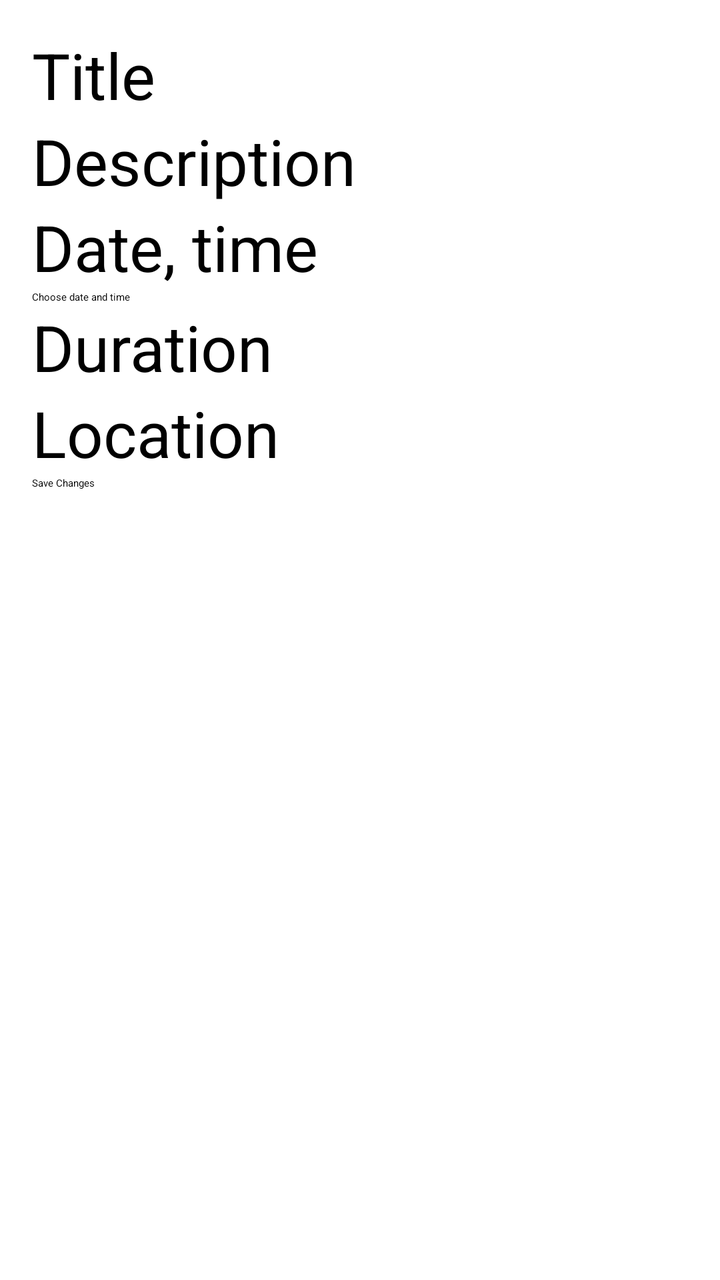
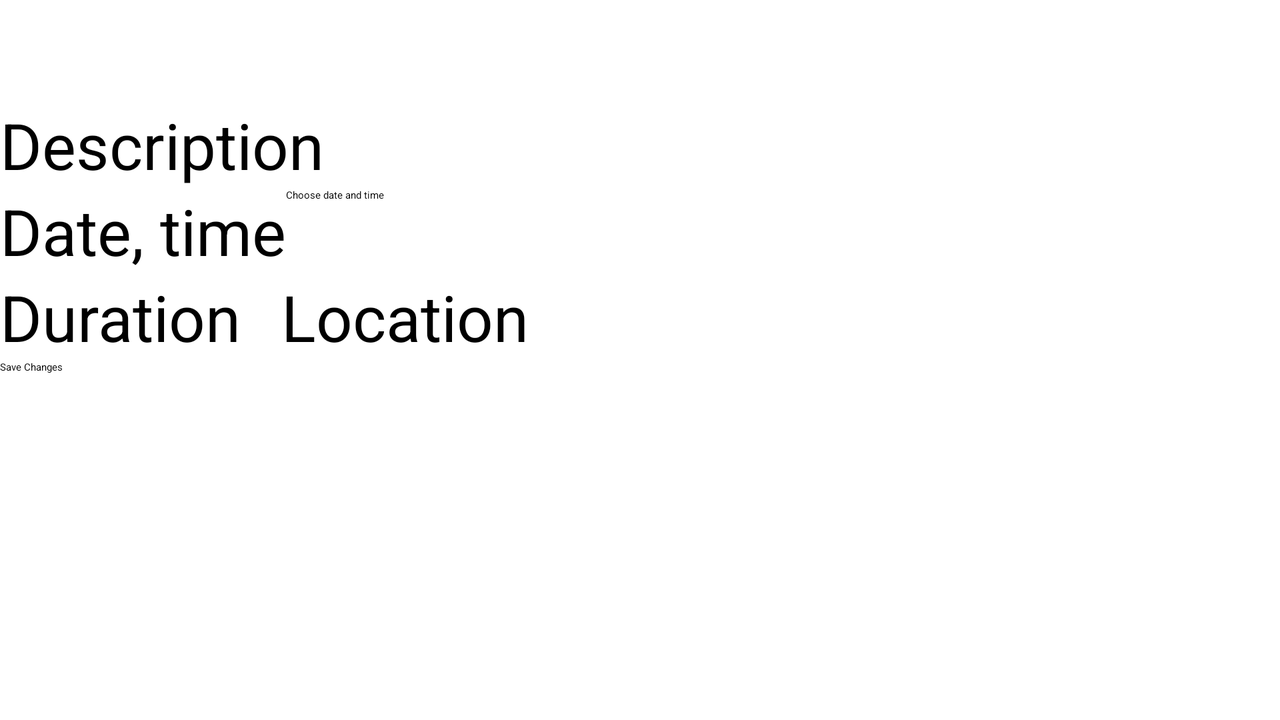

Compare how this app lays out the same screen by default and in its alternative resource folder. The renders come first, then the two layout files and the values they reference.
<!-- AndroidManifest.xml: application theme Theme.LAB3 -->
<!-- res/layout/edit_time_slot_details_fragment.xml -->
<?xml version="1.0" encoding="utf-8"?>
<androidx.constraintlayout.widget.ConstraintLayout
    xmlns:android="http://schemas.android.com/apk/res/android"
    xmlns:app="http://schemas.android.com/apk/res-auto"
    xmlns:tools="http://schemas.android.com/tools"
    android:layout_width="match_parent"
    android:layout_height="match_parent"
    tools:context=".EditAdvertisement">

    <LinearLayout
        android:layout_width="0dp"
        android:layout_height="match_parent"
        android:layout_marginStart="16dp"
        android:layout_marginTop="8dp"
        android:layout_marginEnd="16dp"
        android:orientation="vertical"
        app:layout_constraintBottom_toBottomOf="parent"
        app:layout_constraintEnd_toEndOf="parent"
        app:layout_constraintStart_toStartOf="parent"
        app:layout_constraintTop_toTopOf="parent">



        <LinearLayout
            android:layout_width="match_parent"
            android:layout_height="match_parent"
            android:layout_marginTop="8dp"
            android:layout_weight="1"
            android:orientation="vertical">

            <EditText
                android:id="@+id/titleAdvertisementET"
                android:layout_width="match_parent"
                android:layout_height="wrap_content"
                android:text="Title"
                android:textSize="32sp" />

            <EditText
                android:id="@+id/descriptionAdvertisementET"
                android:layout_width="match_parent"
                android:layout_height="wrap_content"
                android:text="Description"
                android:textSize="32sp" />

            <EditText
                android:id="@+id/dateAdvertisementEditET"
                android:layout_width="match_parent"
                android:layout_height="wrap_content"
                android:clickable="false"
                android:editable="false"
                android:text="Date, time"
                android:textSize="32sp" />

            <Button
                android:id="@+id/editDateAdvertisement"
                android:layout_width="wrap_content"
                android:layout_height="wrap_content"
                android:text="Choose date and time" />

            <EditText
                android:id="@+id/durationAdvertisementET"
                android:layout_width="match_parent"
                android:layout_height="wrap_content"
                android:text="Duration"
                android:textSize="32sp" />


            <EditText
                android:id="@+id/locationAdvertisementET"
                android:layout_width="match_parent"
                android:layout_height="wrap_content"
                android:text="Location"
                android:textSize="32sp" />


            <Button
                android:id="@+id/editAdvertisementSaveButton"
                android:layout_width="match_parent"
                android:layout_height="wrap_content"
                android:text="Save Changes" />

        </LinearLayout>

    </LinearLayout>


</androidx.constraintlayout.widget.ConstraintLayout>
<!-- resources referenced by this layout -->
<resources>

</resources>
<!-- res/layout-land/edit_time_slot_details_fragment.xml (the repository's variant of the layout above) -->
<!-- drawn on the phone turned sideways -->
<?xml version="1.0" encoding="utf-8"?>
<androidx.constraintlayout.widget.ConstraintLayout xmlns:android="http://schemas.android.com/apk/res/android"
    xmlns:app="http://schemas.android.com/apk/res-auto"
    android:layout_width="match_parent"
    android:layout_height="match_parent">

    <LinearLayout
        android:layout_width="match_parent"
        android:layout_height="match_parent"
        android:layout_marginTop="8dp"
        android:layout_weight="1"
        android:orientation="vertical">

        <EditText
            android:id="@+id/titleAdvertisementET"
            android:layout_width="match_parent"
            android:layout_height="wrap_content"
            android:textSize="32sp" />

        <EditText
            android:id="@+id/descriptionAdvertisementET"
            android:layout_width="match_parent"
            android:layout_height="wrap_content"
            android:hint="Description"
            android:textSize="32sp" />

        <LinearLayout
            android:layout_width="match_parent"
            android:layout_height="wrap_content"
            android:orientation="horizontal">

            <EditText
                android:id="@+id/dateAdvertisementEditET"
                android:layout_width="wrap_content"
                android:layout_height="wrap_content"
                android:clickable="false"
                android:editable="false"
                android:hint="Date, time"
                android:textSize="32sp" />

            <Button
                android:id="@+id/editDateAdvertisement"
                android:layout_width="wrap_content"
                android:layout_height="match_parent"
                android:insetLeft="30dp"
                android:text="Choose date and time" />
        </LinearLayout>

        <LinearLayout
            android:layout_width="wrap_content"
            android:layout_height="wrap_content"
            android:orientation="horizontal">

            <EditText
                android:id="@+id/durationAdvertisementET"
                android:layout_width="match_parent"
                android:layout_height="wrap_content"
                android:hint="Duration"
                android:textSize="32sp" />

            <EditText
                android:id="@+id/locationAdvertisementET"
                android:layout_width="wrap_content"
                android:layout_height="wrap_content"
                android:layout_marginLeft="20dp"
                android:hint="Location"
                android:textSize="32sp" />
        </LinearLayout>


        <Button
            android:id="@+id/editAdvertisementSaveButton"
            android:layout_width="match_parent"
            android:layout_height="wrap_content"
            android:text="Save Changes" />


    </LinearLayout>>

</androidx.constraintlayout.widget.ConstraintLayout>
